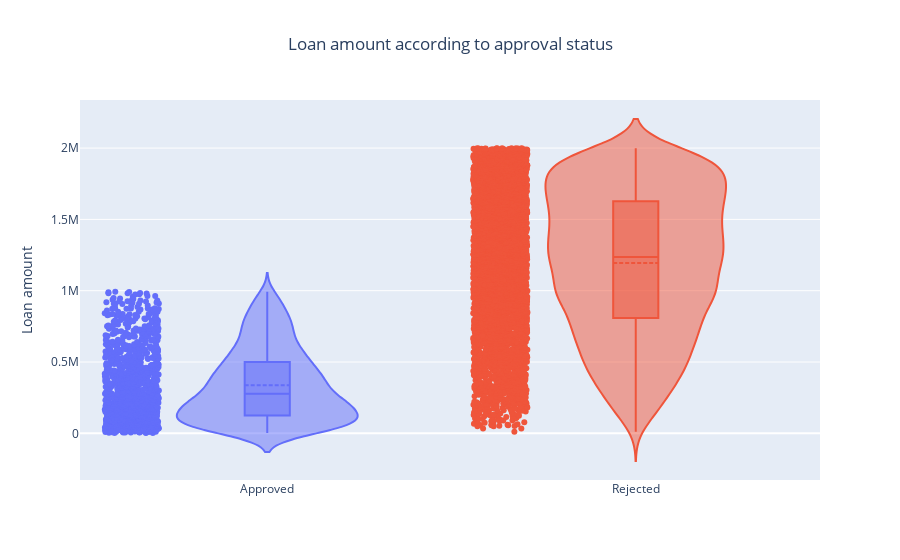

Notebook cell for this chart:
### Markdown cell above
VIOLON

### Code cell
subplot_titles = ['Approved', 'Rejected']
select_decision_approval_status = [select_approved_decision, select_rejected_decision]
get_decision_value = [get_decision_amount, get_decision_amount]
fig = go.Figure()
for idx, approval in enumerate(select_decision_approval_status):
    fig.add_trace(go.Violin(y=datasink.query(approval)[get_decision_amount],
                            name=subplot_titles[idx],
                            box_visible=True,
                            meanline_visible=True,
                            points='all'
                            ))

fig.update_yaxes(title_text='Loan amount')

fig.update_layout(
    barmode='stack', 
    showlegend=False,
    title={'text': f"Loan amount according to approval status",
          'x':0.5,
          'xanchor': 'center'
    })

fig.show()

### Figure 1 — Plotly figure (JSON) as saved in the notebook; plotly's stock layout.template omitted (floating-point values rounded to 4 significant figures; data arrays with more than 128 entries replaced by an {"elided": "..."} marker saying what was removed)
{"data": [{"box": {"visible": true}, "meanline": {"visible": true}, "name": "Approved", "points": "all", "type": "violin", "y": {"elided": "1087 int values"}}, {"box": {"visible": true}, "meanline": {"visible": true}, "name": "Rejected", "points": "all", "type": "violin", "y": {"elided": "3913 int values"}}], "layout": {"barmode": "stack", "showlegend": false, "title": {"text": "Loan amount according to approval status", "x": 0.5, "xanchor": "center"}, "yaxis": {"title": {"text": "Loan amount"}}}}
